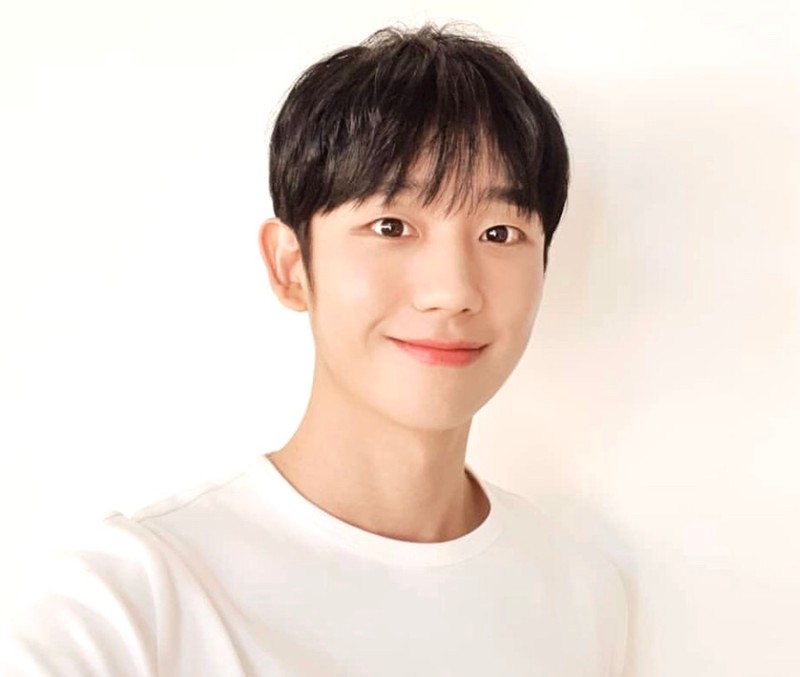
#> input picture Dorothykim/1.Personal projects/3.openCV/good.jpg, 800 x 677 px
$ python facedetect.py
#> lines starting #> are read from the running program, lines starting #| are printed output that depends on the picture; after the words box and inside, x2 and y2 are one past the last pixel; in counts of white or black regions, pixels touching at a corner belong together
import cv2
import sys

# 입력파일 지정
image_file = "good.jpg"

#캐드케이드 파일의 경로 지정
cascade_file = "haarcascade_frontalface_alt.xml"

#이미지 읽어 들이기
image = cv2.imread(image_file)
#> image is the input picture: shape (677, 800, 3); mean B, G, R 211.7, 220, 232.4

#그레이스케일로 변환하기
image_gs = cv2.cvtColor(image, cv2.COLOR_BGR2GRAY)
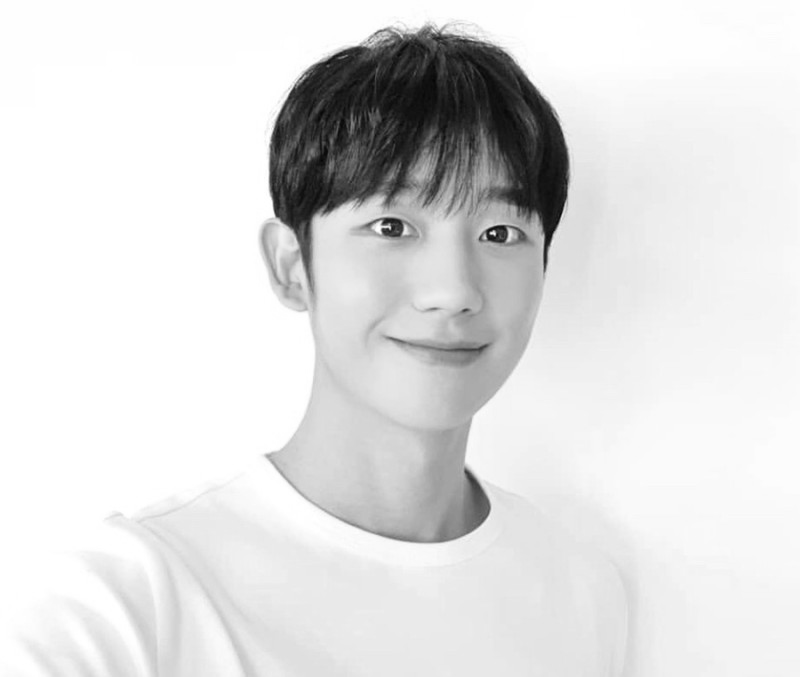
#> image_gs: shape (677, 800); min 5, max 255, mean 222.9

#얼굴 인식 특징 파일 읽어 들이기
cascade = cv2.CascadeClassifier(cascade_file)

#얼굴 인식 실행하기
face_list = cascade.detectMultiScale(image_gs, scaleFactor = 1.1, minNeighbors=1, minSize=(150,150))
#> face_list = [[286, 121, 302, 302]]

if len(face_list) > 0:
    #인식한 부분 표시하기
    print(face_list)
#| [[286 121 302 302]]
    color =(0,0,255)
    for face in face_list:
        x,y,w,h = face
        cv2.rectangle(image, (x,y),(x+w, y+h), color, thickness=8)
#> this loop made 1 pass
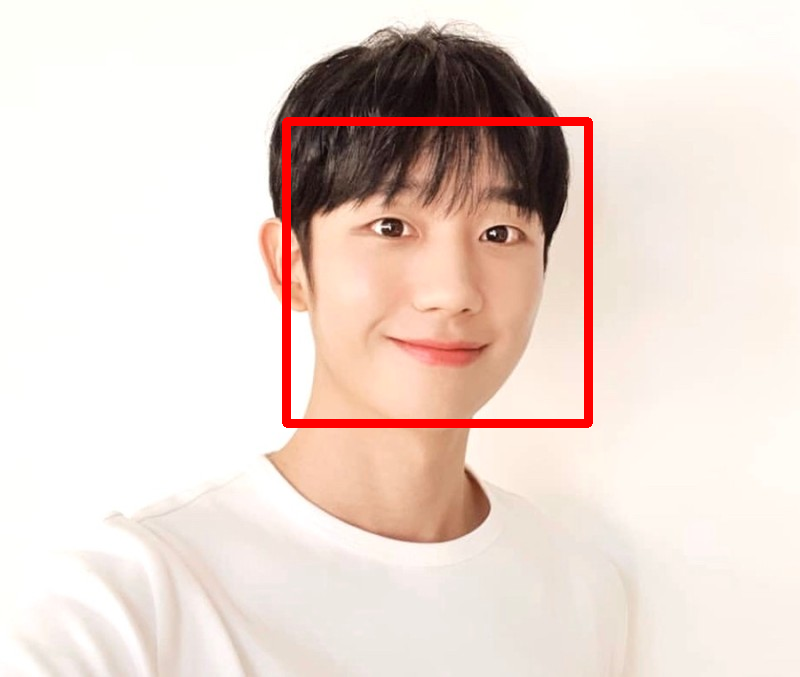
#> image: shape (677, 800, 3); 2% of pixels changed, all inside (x1, y1, x2, y2) = (282, 117, 593, 428)
    #파일로 출력하기
    cv2.imwrite("facedetect-output.PNG", image)
else:
    print("no face")
